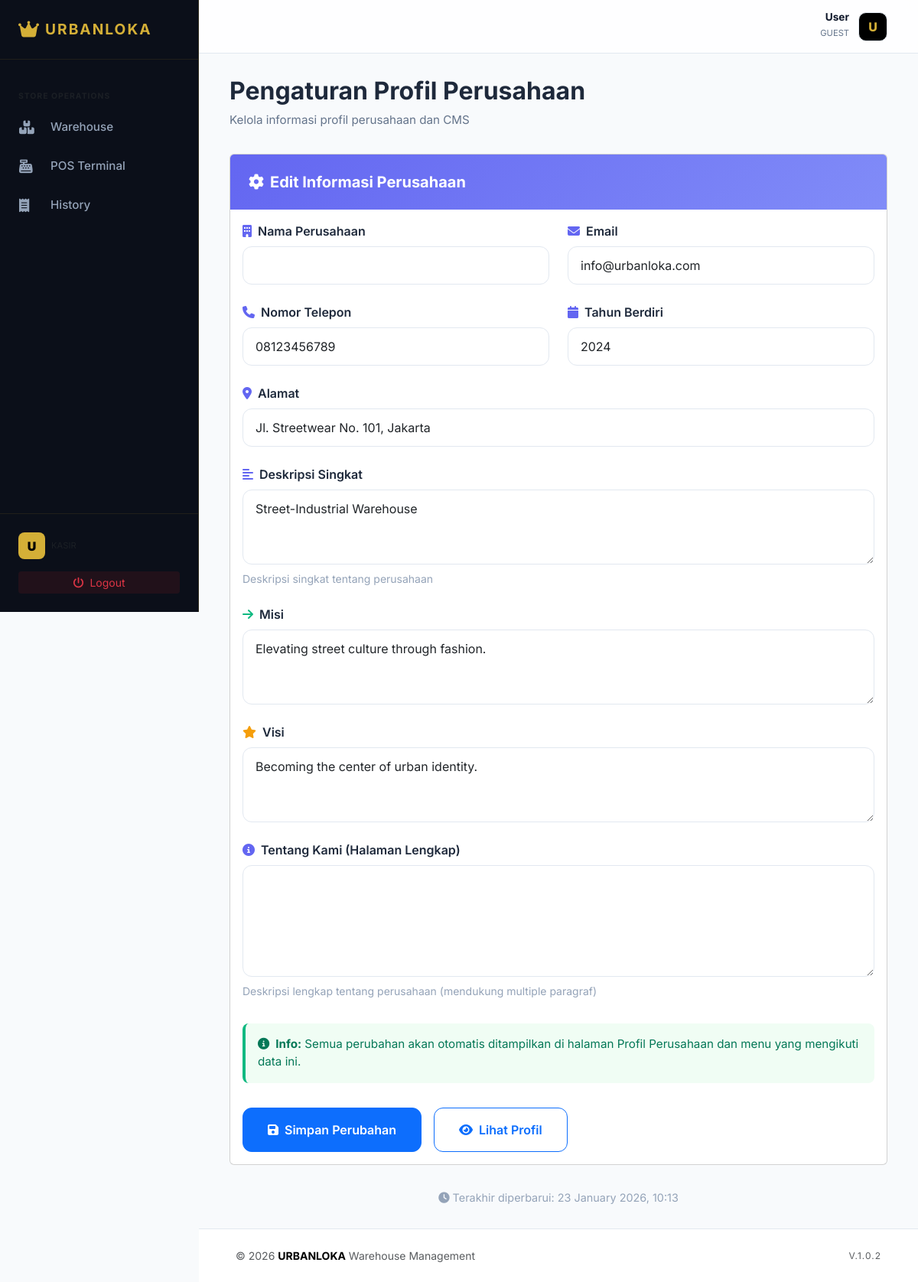
The app's page /company_settings.php with its own data.
### tables this page shows
CREATE TABLE company_profile (
    id INT AUTO_INCREMENT PRIMARY KEY,
    name VARCHAR(100) NOT NULL,
    established_year INT(4),
    email VARCHAR(100),
    phone VARCHAR(20),
    address TEXT,
    mission TEXT,
    vision TEXT,
    description TEXT
);

### helpers.php (called while the page is built, shortened)
<?php
if (!function_exists('getBaseUrl')) {
    function getBaseUrl() {
        $protocol = isset($_SERVER['HTTPS']) && $_SERVER['HTTPS'] === 'on' ? 'https://' : 'http://';
        $host = $_SERVER['HTTP_HOST'];
        $script_name = $_SERVER['SCRIPT_NAME'];
        $base = substr($script_name, 0, strpos($script_name, '/modules') ?: strpos($script_name, '/public') ?: strrpos($script_name, '/'));
        return $protocol . $host . rtrim($base, '/');
    }
}
if (!function_exists('assetUrl')) {
    function assetUrl($path) {
        return getBaseUrl() . '/assets/' . ltrim($path, '/');
    }
}
if (!function_exists('moduleUrl')) {
    function moduleUrl($module, $file = 'index.php') {
        return getBaseUrl() . '/modules/' . $module . '/' . $file;
    }
}
if (!function_exists('url')) {
    function url($path = '') {
        return getBaseUrl() . '/' . ltrim($path, '/');
    }
}
?>

### company_settings.php (the view, shortened to what this page needs)
<?php
require '../config/database.php';
require '../config/helpers.php';
$profile = mysqli_fetch_assoc(mysqli_query($conn, "SELECT * FROM company_profile ORDER BY id DESC LIMIT 1"));
include '../partials/header.php';
include '../partials/sidebar.php';
?>
<h1 style="font-size: 2rem; font-weight: 700; color: #1e293b; margin-bottom: 0.5rem;">Pengaturan Profil Perusahaan</h1>
<p style="color: #64748b; font-size: 0.95rem; margin-bottom: 2rem;">Kelola informasi profil perusahaan dan CMS</p>
<div style="max-width: 900px;">
    <div class="card">
        <div class="card-header" style="background: linear-gradient(135deg, #6366f1 0%, #818cf8 100%); border: none; padding: 1.5rem;">
            <h5 style="color: white; margin: 0; font-weight: 700;">
                <i class="fa-solid fa-cog me-2"></i>Edit Informasi Perusahaan
            </h5>
        </div>
        <div class="card-body">
            <form method="POST" novalidate>
                <div style="display: grid; grid-template-columns: 1fr 1fr; gap: 1.5rem; margin-bottom: 1.5rem;">
                    <div>
                        <label class="form-label" style="font-weight: 600; color: #1e293b; margin-bottom: 0.5rem;">
                            <i class="fa-solid fa-building me-2" style="color: #6366f1;"></i>Nama Perusahaan
                        </label>
                        <input type="text" name="company_name" class="form-control" value="<?= htmlspecialchars($profile['company_name'] ?? '') ?>" required style="border: 1px solid #e2e8f0; border-radius: 0.75rem; padding: 0.75rem 1rem;">
                    </div>
                    <div>
                        <label class="form-label" style="font-weight: 600; color: #1e293b; margin-bottom: 0.5rem;">
                            <i class="fa-solid fa-envelope me-2" style="color: #6366f1;"></i>Email
                        </label>
                        <input type="email" name="email" class="form-control" value="<?= htmlspecialchars($profile['email'] ?? '') ?>" style="border: 1px solid #e2e8f0; border-radius: 0.75rem; padding: 0.75rem 1rem;">
                    </div>
                </div>
                <div style="display: grid; grid-template-columns: 1fr 1fr; gap: 1.5rem; margin-bottom: 1.5rem;">
                    <div>
                        <label class="form-label" style="font-weight: 600; color: #1e293b; margin-bottom: 0.5rem;">
                            <i class="fa-solid fa-phone me-2" style="color: #6366f1;"></i>Nomor Telepon
                        </label>
                        <input type="tel" name="phone" class="form-control" value="<?= htmlspecialchars($profile['phone'] ?? '') ?>" style="border: 1px solid #e2e8f0; border-radius: 0.75rem; padding: 0.75rem 1rem;">
                    </div>
                    <div>
                        <label class="form-label" style="font-weight: 600; color: #1e293b; margin-bottom: 0.5rem;">
                            <i class="fa-solid fa-calendar me-2" style="color: #6366f1;"></i>Tahun Berdiri
                        </label>
                        <input type="number" name="established_year" class="form-control" value="<?= $profile['established_year'] ?? '' ?>" min="1900" max="<?= date('Y') ?>" style="border: 1px solid #e2e8f0; border-radius: 0.75rem; padding: 0.75rem 1rem;">
                    </div>
                </div>
                <div style="margin-bottom: 1.5rem;">
                    <label class="form-label" style="font-weight: 600; color: #1e293b; margin-bottom: 0.5rem;">
                        <i class="fa-solid fa-location-dot me-2" style="color: #6366f1;"></i>Alamat
                    </label>
                    <input type="text" name="address" class="form-control" value="<?= htmlspecialchars($profile['address'] ?? '') ?>" style="border: 1px solid #e2e8f0; border-radius: 0.75rem; padding: 0.75rem 1rem;">
                </div>
                <div style="margin-bottom: 1.5rem;">
                    <label class="form-label" style="font-weight: 600; color: #1e293b; margin-bottom: 0.5rem;">
                        <i class="fa-solid fa-align-left me-2" style="color: #6366f1;"></i>Deskripsi Singkat
                    </label>
                    <textarea name="description" class="form-control" rows="3" required style="border: 1px solid #e2e8f0; border-radius: 0.75rem; padding: 0.75rem 1rem; resize: vertical;"><?= htmlspecialchars($profile['description'] ?? '') ?></textarea>
                    <small style="color: #94a3b8; display: block; margin-top: 0.5rem;">Deskripsi singkat tentang perusahaan</small>
                </div>
                <div style="margin-bottom: 1.5rem;">
                    <label class="form-label" style="font-weight: 600; color: #1e293b; margin-bottom: 0.5rem;">
                        <i class="fa-solid fa-arrow-right me-2" style="color: #10b981;"></i>Misi
                    </label>
                    <textarea name="mission" class="form-control" rows="3" style="border: 1px solid #e2e8f0; border-radius: 0.75rem; padding: 0.75rem 1rem; resize: vertical;"><?= htmlspecialchars($profile['mission'] ?? '') ?></textarea>
                </div>
                <div style="margin-bottom: 1.5rem;">
                    <label class="form-label" style="font-weight: 600; color: #1e293b; margin-bottom: 0.5rem;">
                        <i class="fa-solid fa-star me-2" style="color: #f59e0b;"></i>Visi
                    </label>
                    <textarea name="vision" class="form-control" rows="3" style="border: 1px solid #e2e8f0; border-radius: 0.75rem; padding: 0.75rem 1rem; resize: vertical;"><?= htmlspecialchars($profile['vision'] ?? '') ?></textarea>
                </div>
                <div style="margin-bottom: 2rem;">
                    <label class="form-label" style="font-weight: 600; color: #1e293b; margin-bottom: 0.5rem;">
                        <i class="fa-solid fa-circle-info me-2" style="color: #6366f1;"></i>Tentang Kami (Halaman Lengkap)
                    </label>
                    <textarea name="about" class="form-control" rows="5" style="border: 1px solid #e2e8f0; border-radius: 0.75rem; padding: 0.75rem 1rem; resize: vertical;"><?= htmlspecialchars($profile['about'] ?? '') ?></textarea>
                    <small style="color: #94a3b8; display: block; margin-top: 0.5rem;">Deskripsi lengkap tentang perusahaan (mendukung multiple paragraf)</small>
                </div>
                <div style="background: #f0fdf4; border-left: 4px solid #10b981; padding: 1rem; border-radius: 0.5rem; margin-bottom: 2rem;">
                    <p style="color: #047857; margin: 0; font-size: 0.95rem;">
                        <i class="fa-solid fa-info-circle me-2"></i><strong>Info:</strong> Semua perubahan akan otomatis ditampilkan di halaman Profil Perusahaan dan menu yang mengikuti data ini.
                    </p>
                </div>
                <div style="display: flex; gap: 1rem;">
                    <button type="submit" name="update" class="btn btn-primary" style="padding: 1rem 2rem; font-weight: 600; border-radius: 0.75rem;">
                        <i class="fa-solid fa-save me-2"></i>Simpan Perubahan
                    </button>
                    <a href="<?= url('modules/analytics/company_profile.php') ?>" class="btn btn-outline-primary" style="padding: 1rem 2rem; font-weight: 600; border-radius: 0.75rem; text-decoration: none;">
                        <i class="fa-solid fa-eye me-2"></i>Lihat Profil
                    </a>
                </div>
            </form>
        </div>
    </div>
    <div style="margin-top: 2rem; text-align: center; color: #94a3b8; font-size: 0.9rem;">
        <i class="fa-solid fa-clock me-1"></i>Terakhir diperbarui: <?= date('d F Y, H:i', strtotime($profile['updated_at'] ?? 'now')) ?>
    </div>
</div>
<?php include '../partials/footer.php'; ?>

### header.php (shortened to what this page needs)
<?php
require_once __DIR__ . '/../config/helpers.php';
?>
<!DOCTYPE html>
<html lang="id">
<head>
    <link href="https://cdn.jsdelivr.net/npm/bootstrap@5.3.0/dist/css/bootstrap.min.css" rel="stylesheet">
    <link rel="stylesheet" href="https://cdnjs.cloudflare.com/ajax/libs/font-awesome/6.5.0/css/all.min.css">
    <link rel="stylesheet" href="<?= assetUrl('css/modern.css') ?>">
</head>
<body>
<div class="app-wrapper">
    <?php include __DIR__ . '/sidebar.php'; ?>
    <div class="main-container">
        <nav style="height: 70px; display: flex; align-items: center; justify-content: flex-end; padding: 0 40px; background: rgba(255,255,255,0.8); backdrop-filter: blur(10px); border-bottom: 1px solid #e2e8f0; position: sticky; top: 0; z-index: 900;">
            <div style="display: flex; align-items: center; gap: 12px;">
                <div style="text-align: right;">
                    <div style="font-size: 0.85rem; font-weight: 700; color: #0f172a; line-height: 1;"><?= htmlspecialchars($_SESSION['fullname'] ?? 'User') ?></div>
                    <small style="font-size: 0.7rem; color: #64748b; text-transform: uppercase;"><?= $_SESSION['role'] ?? 'Guest' ?></small>
                </div>
                <div style="width: 38px; height: 38px; background: #000; color: #D4AF37; border-radius: 10px; display: flex; align-items: center; justify-content: center; font-weight: 800; border: 1px solid #e2e8f0;">
                    <?= strtoupper(substr($_SESSION['fullname'] ?? 'U', 0, 1)) ?>
                </div>
            </div>
        </nav>
        <main class="page-content">

### sidebar.php (shortened to what this page needs)
<?php
$current_page = basename($_SERVER['PHP_SELF']);
$current_path = $_SERVER['PHP_SELF'];
$role = $_SESSION['role'] ?? 'kasir';
?>
<nav class="sidebar-nav">
    <div class="p-4 mb-3" style="border-bottom: 1px solid rgba(212, 175, 55, 0.1);">
        <a href="#" class="d-flex align-items-center text-decoration-none" style="color: var(--gold);">
            <i class="fa-solid fa-crown fa-xl me-2"></i>
            <span class="fw-bold tracking-widest" style="font-size: 1.2rem; letter-spacing: 2px;">URBANLOKA</span>
        </a>
    </div>
    <div class="flex-grow-1 overflow-auto">
        <small class="px-4 text-uppercase text-muted fw-bold d-block mt-4 mb-2" style="font-size: 0.65rem; letter-spacing: 1px;">Store Operations</small>
        <a href="<?= moduleUrl('warehouse', 'index.php') ?>"
           class="nav-item-link <?= ($current_page == 'index.php' && strpos($current_path, 'warehouse') !== false) ? 'active' : '' ?>">
            <i class="fa-solid fa-boxes-stacked me-3"></i><span>Warehouse</span>
        </a>
        <a href="<?= moduleUrl('terminal', 'index.php') ?>"
           class="nav-item-link <?= ($current_page == 'index.php' && strpos($current_path, 'terminal') !== false) ? 'active' : '' ?>">
            <i class="fa-solid fa-cash-register me-3"></i><span>POS Terminal</span>
        </a>
        <a href="<?= moduleUrl('terminal', 'history.php') ?>"
           class="nav-item-link <?= ($current_page == 'history.php') ? 'active' : '' ?>">
            <i class="fa-solid fa-receipt me-3"></i><span>History</span>
        </a>
    </div>
    <div class="p-4" style="border-top: 1px solid rgba(212, 175, 55, 0.1);">
        <div class="d-flex align-items-center mb-3">
            <div class="me-2" style="width: 35px; height: 35px; background: var(--gold); border-radius: 8px; display: flex; align-items: center; justify-content: center; font-weight: 900; color: #000;">
                <?= strtoupper(substr($_SESSION['fullname'] ?? 'U', 0, 1)) ?>
            </div>
            <div class="overflow-hidden">
                <div class="text-muted" style="font-size: 0.7rem;"><?= strtoupper($role) ?></div>
            </div>
        </div>
        <a href="<?= url('logout.php') ?>" class="btn btn-outline-danger btn-sm w-100 border-0" style="background: rgba(220, 38, 38, 0.1);">
            <i class="fa-solid fa-power-off me-2"></i>Logout
        </a>
    </div>
</nav>

### footer.php (shortened to what this page needs)
</main> <footer class="mt-auto py-4 px-5" style="background: #fff; border-top: 1px solid #e2e8f0;">
            <div class="d-flex justify-content-between align-items-center small text-muted">
                <div>&copy; <?= date('Y') ?> <b style="color: #000;">URBANLOKA</b> Warehouse Management</div>
                <div class="d-none d-sm-block" style="font-size: 0.75rem; letter-spacing: 1px;">V.1.0.2</div>
            </div>
        </footer>
    </div> </div> <script src="https://cdn.jsdelivr.net/npm/bootstrap@5.3.0/dist/js/bootstrap.bundle.min.js"></script>
</body>
</html>

### modern.css (style rules this page uses)
:root { --sidebar-width: 260px; --gold: #D4AF37; --noir: #0b0f19; --slate: #0f172a; --bg-main: #f8fafc; --top-nav-height: 70px; }
* { margin: 0; padding: 0; box-sizing: border-box; }
body { font-family: 'Inter', -apple-system, sans-serif; background-color: var(--bg-main); color: var(--slate); line-height: 1.5; }
.app-wrapper { display: flex; width: 100%; min-height: 100vh; }
.sidebar-nav { width: var(--sidebar-width); background: var(--noir); height: 100vh; position: fixed; left: 0; top: 0; z-index: 1050; border-right: 1px solid rgba(212, 175, 55, 0.2); display: flex; flex-direction: column; }
.main-container { flex-grow: 1; margin-left: var(--sidebar-width); width: calc(100% - var(--sidebar-width)); min-height: 100vh; display: flex; flex-direction: column; position: relative; }
.page-content { padding: 30px 40px; width: 100%; }
.nav-item-link { display: flex; align-items: center; padding: 14px 25px; color: #94a3b8; text-decoration: none; font-size: 0.95rem; font-weight: 500; transition: all 0.3s ease; }
.nav-item-link i { width: 25px; font-size: 1.1rem; }

### records on screen
company_profile: email "info@urbanloka.com", phone "08123456789", established_year "2024", address "Jl. Streetwear No. 101, Jakarta", description "Street-Industrial Warehouse", mission "Elevating street culture through fashion.", vision "Becoming the center of urban identity."

### other values on screen
$_SESSION['fullname'] "User"
$_SESSION['role'] "GUEST"
substr($_SESSION['fullname'] ?? 'U', 0, 1) "U"
date('d F Y, H:i', strtotime($profile['updated_at'] ?? 'now')) "23 January 2026, 10:13"
